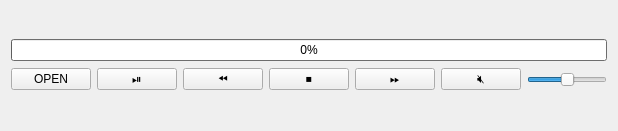
<?xml version="1.0" encoding="UTF-8"?>
<ui version="4.0">
 <class>Widget</class>
 <widget class="QWidget" name="Widget">
  <property name="enabled">
   <bool>true</bool>
  </property>
  <property name="geometry">
   <rect>
    <x>0</x>
    <y>0</y>
    <width>519</width>
    <height>131</height>
   </rect>
  </property>
  <property name="baseSize">
   <size>
    <width>0</width>
    <height>600</height>
   </size>
  </property>
  <property name="windowTitle">
   <string>Odissey MediaPlayer</string>
  </property>
  <layout class="QVBoxLayout" name="verticalLayout_2">
   <item>
    <layout class="QVBoxLayout" name="controlsLayout">
     <item>
      <widget class="QProgressBar" name="progressBar">
       <property name="palette">
        <palette>
         <active>
          <colorrole role="WindowText">
           <brush brushstyle="SolidPattern">
            <color alpha="255">
             <red>0</red>
             <green>0</green>
             <blue>0</blue>
            </color>
           </brush>
          </colorrole>
          <colorrole role="Button">
           <brush brushstyle="SolidPattern">
            <color alpha="255">
             <red>153</red>
             <green>153</green>
             <blue>153</blue>
            </color>
           </brush>
          </colorrole>
          <colorrole role="Light">
           <brush brushstyle="SolidPattern">
            <color alpha="255">
             <red>230</red>
             <green>230</green>
             <blue>230</blue>
            </color>
           </brush>
          </colorrole>
          <colorrole role="Midlight">
           <brush brushstyle="SolidPattern">
            <color alpha="255">
             <red>191</red>
             <green>191</green>
             <blue>191</blue>
            </color>
           </brush>
          </colorrole>
          <colorrole role="Dark">
           <brush brushstyle="SolidPattern">
            <color alpha="255">
             <red>76</red>
             <green>76</green>
             <blue>76</blue>
            </color>
           </brush>
          </colorrole>
          <colorrole role="Mid">
           <brush brushstyle="SolidPattern">
            <color alpha="255">
             <red>102</red>
             <green>102</green>
             <blue>102</blue>
            </color>
           </brush>
          </colorrole>
          <colorrole role="Text">
           <brush brushstyle="SolidPattern">
            <color alpha="255">
             <red>0</red>
             <green>0</green>
             <blue>0</blue>
            </color>
           </brush>
          </colorrole>
          <colorrole role="BrightText">
           <brush brushstyle="SolidPattern">
            <color alpha="255">
             <red>255</red>
             <green>255</green>
             <blue>255</blue>
            </color>
           </brush>
          </colorrole>
          <colorrole role="ButtonText">
           <brush brushstyle="SolidPattern">
            <color alpha="255">
             <red>0</red>
             <green>0</green>
             <blue>0</blue>
            </color>
           </brush>
          </colorrole>
          <colorrole role="Base">
           <brush brushstyle="SolidPattern">
            <color alpha="255">
             <red>255</red>
             <green>255</green>
             <blue>255</blue>
            </color>
           </brush>
          </colorrole>
          <colorrole role="Window">
           <brush brushstyle="SolidPattern">
            <color alpha="255">
             <red>153</red>
             <green>153</green>
             <blue>153</blue>
            </color>
           </brush>
          </colorrole>
          <colorrole role="Shadow">
           <brush brushstyle="SolidPattern">
            <color alpha="255">
             <red>0</red>
             <green>0</green>
             <blue>0</blue>
            </color>
           </brush>
          </colorrole>
          <colorrole role="AlternateBase">
           <brush brushstyle="SolidPattern">
            <color alpha="255">
             <red>204</red>
             <green>204</green>
             <blue>204</blue>
            </color>
           </brush>
          </colorrole>
          <colorrole role="ToolTipBase">
           <brush brushstyle="SolidPattern">
            <color alpha="255">
             <red>255</red>
             <green>255</green>
             <blue>220</blue>
            </color>
           </brush>
          </colorrole>
          <colorrole role="ToolTipText">
           <brush brushstyle="SolidPattern">
            <color alpha="255">
             <red>0</red>
             <green>0</green>
             <blue>0</blue>
            </color>
           </brush>
          </colorrole>
         </active>
         <inactive>
          <colorrole role="WindowText">
           <brush brushstyle="SolidPattern">
            <color alpha="255">
             <red>0</red>
             <green>0</green>
             <blue>0</blue>
            </color>
           </brush>
          </colorrole>
          <colorrole role="Button">
           <brush brushstyle="SolidPattern">
            <color alpha="255">
             <red>153</red>
             <green>153</green>
             <blue>153</blue>
            </color>
           </brush>
          </colorrole>
          <colorrole role="Light">
           <brush brushstyle="SolidPattern">
            <color alpha="255">
             <red>230</red>
             <green>230</green>
             <blue>230</blue>
            </color>
           </brush>
          </colorrole>
          <colorrole role="Midlight">
           <brush brushstyle="SolidPattern">
            <color alpha="255">
             <red>191</red>
             <green>191</green>
             <blue>191</blue>
            </color>
           </brush>
          </colorrole>
          <colorrole role="Dark">
           <brush brushstyle="SolidPattern">
            <color alpha="255">
             <red>76</red>
             <green>76</green>
             <blue>76</blue>
            </color>
           </brush>
          </colorrole>
          <colorrole role="Mid">
           <brush brushstyle="SolidPattern">
            <color alpha="255">
             <red>102</red>
             <green>102</green>
             <blue>102</blue>
            </color>
           </brush>
          </colorrole>
          <colorrole role="Text">
           <brush brushstyle="SolidPattern">
            <color alpha="255">
             <red>0</red>
             <green>0</green>
             <blue>0</blue>
            </color>
           </brush>
          </colorrole>
          <colorrole role="BrightText">
           <brush brushstyle="SolidPattern">
            <color alpha="255">
             <red>255</red>
             <green>255</green>
             <blue>255</blue>
            </color>
           </brush>
          </colorrole>
          <colorrole role="ButtonText">
           <brush brushstyle="SolidPattern">
            <color alpha="255">
             <red>0</red>
             <green>0</green>
             <blue>0</blue>
            </color>
           </brush>
          </colorrole>
          <colorrole role="Base">
           <brush brushstyle="SolidPattern">
            <color alpha="255">
             <red>255</red>
             <green>255</green>
             <blue>255</blue>
            </color>
           </brush>
          </colorrole>
          <colorrole role="Window">
           <brush brushstyle="SolidPattern">
            <color alpha="255">
             <red>153</red>
             <green>153</green>
             <blue>153</blue>
            </color>
           </brush>
          </colorrole>
          <colorrole role="Shadow">
           <brush brushstyle="SolidPattern">
            <color alpha="255">
             <red>0</red>
             <green>0</green>
             <blue>0</blue>
            </color>
           </brush>
          </colorrole>
          <colorrole role="AlternateBase">
           <brush brushstyle="SolidPattern">
            <color alpha="255">
             <red>204</red>
             <green>204</green>
             <blue>204</blue>
            </color>
           </brush>
          </colorrole>
          <colorrole role="ToolTipBase">
           <brush brushstyle="SolidPattern">
            <color alpha="255">
             <red>255</red>
             <green>255</green>
             <blue>220</blue>
            </color>
           </brush>
          </colorrole>
          <colorrole role="ToolTipText">
           <brush brushstyle="SolidPattern">
            <color alpha="255">
             <red>0</red>
             <green>0</green>
             <blue>0</blue>
            </color>
           </brush>
          </colorrole>
         </inactive>
         <disabled>
          <colorrole role="WindowText">
           <brush brushstyle="SolidPattern">
            <color alpha="255">
             <red>76</red>
             <green>76</green>
             <blue>76</blue>
            </color>
           </brush>
          </colorrole>
          <colorrole role="Button">
           <brush brushstyle="SolidPattern">
            <color alpha="255">
             <red>153</red>
             <green>153</green>
             <blue>153</blue>
            </color>
           </brush>
          </colorrole>
          <colorrole role="Light">
           <brush brushstyle="SolidPattern">
            <color alpha="255">
             <red>230</red>
             <green>230</green>
             <blue>230</blue>
            </color>
           </brush>
          </colorrole>
          <colorrole role="Midlight">
           <brush brushstyle="SolidPattern">
            <color alpha="255">
             <red>191</red>
             <green>191</green>
             <blue>191</blue>
            </color>
           </brush>
          </colorrole>
          <colorrole role="Dark">
           <brush brushstyle="SolidPattern">
            <color alpha="255">
             <red>76</red>
             <green>76</green>
             <blue>76</blue>
            </color>
           </brush>
          </colorrole>
          <colorrole role="Mid">
           <brush brushstyle="SolidPattern">
            <color alpha="255">
             <red>102</red>
             <green>102</green>
             <blue>102</blue>
            </color>
           </brush>
          </colorrole>
          <colorrole role="Text">
           <brush brushstyle="SolidPattern">
            <color alpha="255">
             <red>76</red>
             <green>76</green>
             <blue>76</blue>
            </color>
           </brush>
          </colorrole>
          <colorrole role="BrightText">
           <brush brushstyle="SolidPattern">
            <color alpha="255">
             <red>255</red>
             <green>255</green>
             <blue>255</blue>
            </color>
           </brush>
          </colorrole>
          <colorrole role="ButtonText">
           <brush brushstyle="SolidPattern">
            <color alpha="255">
             <red>76</red>
             <green>76</green>
             <blue>76</blue>
            </color>
           </brush>
          </colorrole>
          <colorrole role="Base">
           <brush brushstyle="SolidPattern">
            <color alpha="255">
             <red>153</red>
             <green>153</green>
             <blue>153</blue>
            </color>
           </brush>
          </colorrole>
          <colorrole role="Window">
           <brush brushstyle="SolidPattern">
            <color alpha="255">
             <red>153</red>
             <green>153</green>
             <blue>153</blue>
            </color>
           </brush>
          </colorrole>
          <colorrole role="Shadow">
           <brush brushstyle="SolidPattern">
            <color alpha="255">
             <red>0</red>
             <green>0</green>
             <blue>0</blue>
            </color>
           </brush>
          </colorrole>
          <colorrole role="AlternateBase">
           <brush brushstyle="SolidPattern">
            <color alpha="255">
             <red>153</red>
             <green>153</green>
             <blue>153</blue>
            </color>
           </brush>
          </colorrole>
          <colorrole role="ToolTipBase">
           <brush brushstyle="SolidPattern">
            <color alpha="255">
             <red>255</red>
             <green>255</green>
             <blue>220</blue>
            </color>
           </brush>
          </colorrole>
          <colorrole role="ToolTipText">
           <brush brushstyle="SolidPattern">
            <color alpha="255">
             <red>0</red>
             <green>0</green>
             <blue>0</blue>
            </color>
           </brush>
          </colorrole>
         </disabled>
        </palette>
       </property>
       <property name="acceptDrops">
        <bool>false</bool>
       </property>
       <property name="value">
        <number>0</number>
       </property>
      </widget>
     </item>
     <item>
      <layout class="QHBoxLayout" name="horizontalLayout_3">
       <item>
        <widget class="QPushButton" name="open">
         <property name="text">
          <string>OPEN</string>
         </property>
        </widget>
       </item>
       <item>
        <widget class="QPushButton" name="playpause">
         <property name="text">
          <string>⏯</string>
         </property>
        </widget>
       </item>
       <item>
        <widget class="QPushButton" name="rewind">
         <property name="text">
          <string>⏪</string>
         </property>
        </widget>
       </item>
       <item>
        <widget class="QPushButton" name="stop">
         <property name="text">
          <string>⏹</string>
         </property>
        </widget>
       </item>
       <item>
        <widget class="QPushButton" name="forward">
         <property name="text">
          <string>⏩</string>
         </property>
        </widget>
       </item>
       <item>
        <widget class="QPushButton" name="mute">
         <property name="text">
          <string>🔇</string>
         </property>
        </widget>
       </item>
       <item>
        <widget class="QSlider" name="volume">
         <property name="minimumSize">
          <size>
           <width>80</width>
           <height>25</height>
          </size>
         </property>
         <property name="maximumSize">
          <size>
           <width>80</width>
           <height>25</height>
          </size>
         </property>
         <property name="value">
          <number>50</number>
         </property>
         <property name="orientation">
          <enum>Qt::Horizontal</enum>
         </property>
        </widget>
       </item>
      </layout>
     </item>
    </layout>
   </item>
  </layout>
 </widget>
 <layoutdefault spacing="6" margin="11"/>
 <resources/>
 <connections/>
</ui>
